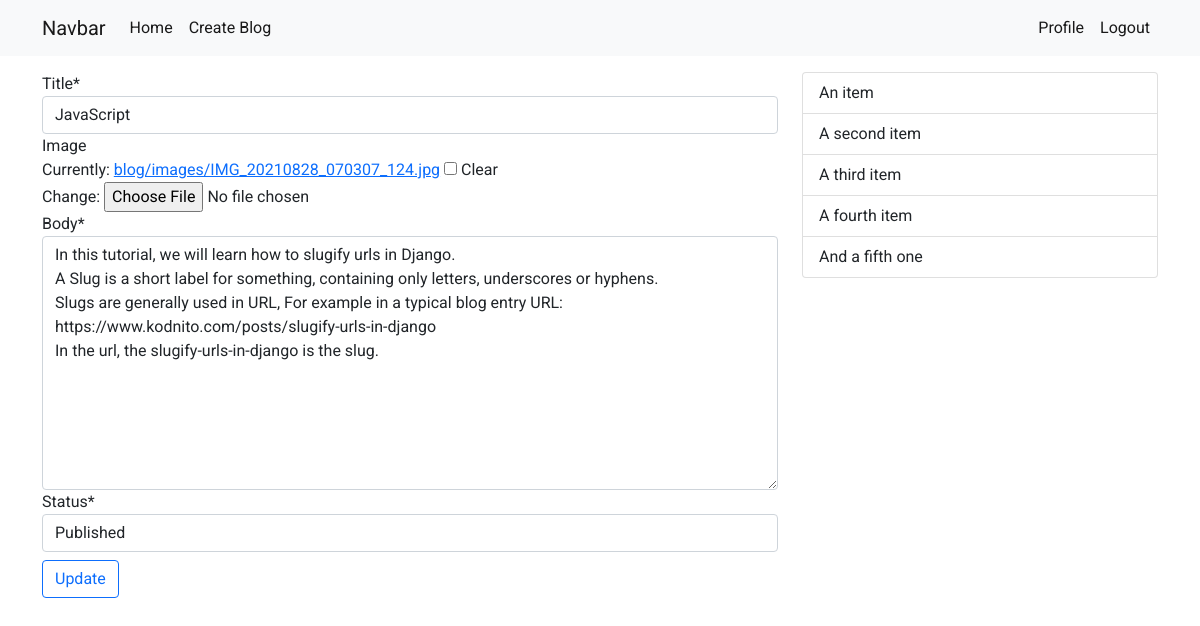
The page /blog/3tja1qudny-javascript/update/ (signed in) on the database its author committed.
### blog/models.py (models this page shows, shortened)
class Blog(models.Model):
    STATUS_CHOICES = (
        ('draft', 'Draft'),
        ('published', 'Published'),
    )
    title = models.CharField(max_length=250)
    slug = models.SlugField(max_length=250,
                            unique_for_date='publish')
    author = models.ForeignKey(User,
                               related_name='blog_posts',  on_delete=models.CASCADE)
    body = models.TextField()
    publish = models.DateTimeField(default=timezone.now)
    created = models.DateTimeField(auto_now_add=True)
    updated = models.DateTimeField(auto_now=True)
    image = models.ImageField(upload_to='blog/images/', null=True, blank=True)
    status = models.CharField(max_length=10,
                              choices=STATUS_CHOICES,
                              default='draft')
    class Meta:
        ordering = ('-publish',)

### blog/views.py (the view, shortened to what this page needs)
class PostUpdateView(LoginRequiredMixin, UserPassesTestMixin, generic.UpdateView):
    template_name = "blog/post_update.html"
    model = Blog
    fields = [
        'title',
        'image',
        'body',
        'status'
    ]
    def test_func(self):
        blog = self.get_object()
        if self.request.user == blog.author:
            return True
        return False

### blog/templates/blog/post_update.html (shortened to what this page needs)
{% extends 'base.html' %}
{% load crispy_forms_tags %}
{% block content %}
    <form action="" method="POST" enctype="multipart/form-data">
        {{ form|crispy }}
        <button class="btn btn-outline-primary mt-2">Update</button>
    </form>
{% endblock content %}

### static/css/main.css (style rules this page uses)
body { font-family: "Roboto", sans-serif; }

### rows shown on the page
Blog: title "JavaScript", body "In this tutorial, we will learn how to slugify urls in Django. A Slug is a short label for something, containing only letters, underscores or hyphens. Slugs are generally used in URL, For example in a typical blog entry URL: https://www.kodnito.com/posts/slugify-urls-in-django In the url, the slugify-urls-in-django is the slug.", status "Published"
